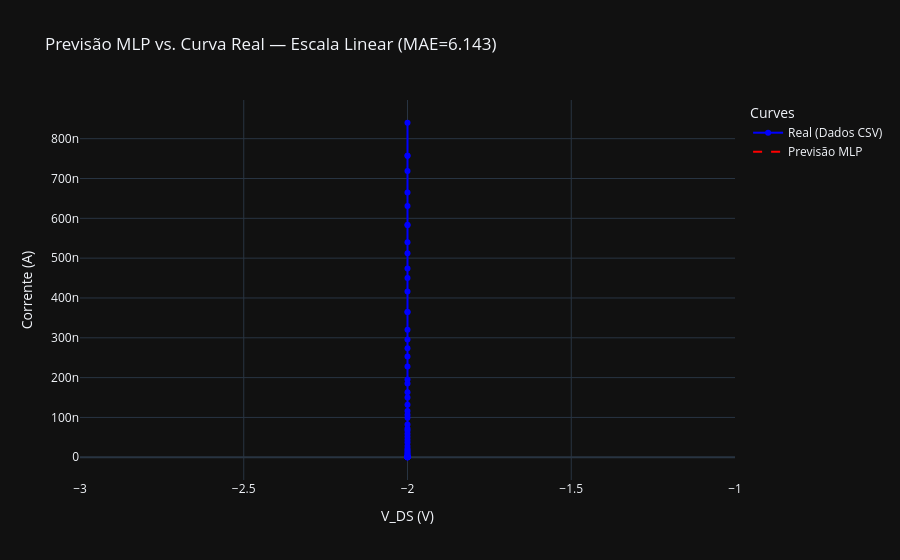

This figure's notebook cell:
### Markdown cell above
### 6.3 — Gráfico em escala linear

Use esta visualização para avaliar a precisão na região de saturação e verificar o nível absoluto de corrente previsto.

### Code cell
plot_curve_comparison(
    V_data=V_real,
    I_real=I_real,
    V_fixed=v_fixed,
    is_transfer=is_transfer,
    mlp_model=(prepare_mlp_features, trained_model, feature_scaler, target_scaler),
    yscale="linear",
    title="Previsão MLP vs. Curva Real — Escala Linear"
)

### Figure 1 — Plotly figure (JSON) as saved in the notebook; plotly's stock layout.template omitted (floating-point values rounded to 4 significant figures)
{"data": [{"line": {"color": "blue"}, "mode": "lines+markers", "name": "Real (Dados CSV)", "type": "scatter", "x": [-2, -2, -2, -2, -2, -2, -2, -2, -2, -2, -2, -2, -2, -2, -2, -2, -2, -2, -2, -2, -2, -2, -2, -2, -2, -2, -2, -2, -2, -2, -2, -2, -2, -2, -2, -2, -2, -2, -2, -2, -2, -2, -2, -2, -2, -2, -2, -2, -2, -2, -2, -2, -2, -2, -2], "y": [8.4e-07, 7.57e-07, 7.57e-07, 7.19e-07, 6.65e-07, 6.31e-07, 5.83e-07, 5.83e-07, 5.4e-07, 5.12e-07, 4.74e-07, 4.5e-07, 4.16e-07, 3.65e-07, 3.65e-07, 3.2e-07, 2.96e-07, 2.74e-07, 2.53e-07, 2.28e-07, 1.95e-07, 1.85e-07, 1.63e-07, 1.5e-07, 1.32e-07, 1.16e-07, 1.07e-07, 9.91e-08, 8.26e-08, 7.25e-08, 6.71e-08, 5.89e-08, 5.17e-08, 4.42e-08, 3.68e-08, 2.84e-08, 2.13e-08, 1.77e-08, 1.33e-08, 1e-08, 6.59e-09, 4.34e-09, 2.86e-09, 1.79e-09, 1.01e-09, 7.98e-10, 3.95e-10, 2.22e-10, 1.76e-10, 1.29e-10, 9.91e-11, 7.84e-11, 6.88e-11, 6.53e-11, 5.73e-11]}, {"line": {"color": "red", "dash": "dash"}, "mode": "lines", "name": "Previsão MLP", "type": "scatter", "x": [-2, -2, -2, -2, -2, -2, -2, -2, -2, -2, -2, -2, -2, -2, -2, -2, -2, -2, -2, -2, -2, -2, -2, -2, -2, -2, -2, -2, -2, -2, -2, -2, -2, -2, -2, -2, -2, -2, -2, -2, -2, -2, -2, -2, -2, -2, -2, -2, -2, -2, -2, -2, -2, -2, -2], "y": [6.905e-11, 6.905e-11, 6.905e-11, 6.905e-11, 6.905e-11, 6.905e-11, 6.905e-11, 6.905e-11, 6.905e-11, 6.905e-11, 6.905e-11, 6.905e-11, 6.905e-11, 6.905e-11, 6.905e-11, 6.905e-11, 6.905e-11, 6.905e-11, 6.905e-11, 6.905e-11, 6.905e-11, 6.905e-11, 6.905e-11, 6.905e-11, 6.905e-11, 6.905e-11, 6.905e-11, 6.905e-11, 6.905e-11, 6.905e-11, 6.905e-11, 6.905e-11, 6.905e-11, 6.905e-11, 6.905e-11, 6.905e-11, 6.905e-11, 6.905e-11, 6.905e-11, 6.905e-11, 6.905e-11, 6.905e-11, 6.905e-11, 6.905e-11, 6.905e-11, 6.905e-11, 6.905e-11, 6.905e-11, 6.905e-11, 6.905e-11, 6.905e-11, 6.905e-11, 6.905e-11, 6.905e-11, 6.905e-11]}], "layout": {"legend": {"title": {"text": "Curves"}}, "title": {"text": "Previsão MLP vs. Curva Real — Escala Linear (MAE=6.143)"}, "xaxis": {"title": {"text": "V_DS (V)"}}, "yaxis": {"title": {"text": "Corrente (A)"}, "type": "linear"}}}
